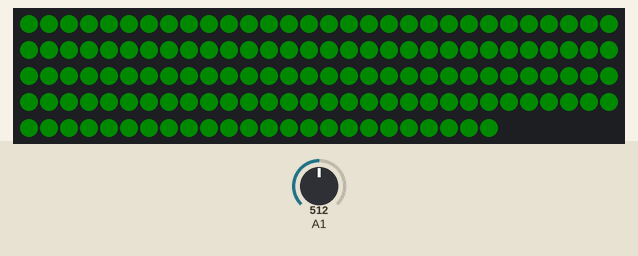
Simulated run of this sketch. Board: Arduino Nano, built with avr-gcc and run on an emulated ATmega328P. Shown: 144 RGB LEDs in strip order, left to right, continuing on the next row. The inputs (shaded band) are chosen by the test bench; at power-on: A1 = 512. Dim RGB values are drawn brighter than linear.

Above: at 0.1 s.

The sketch:

Spectrum.ino
```cpp
#include <Adafruit_NeoPixel.h> //svarbus elementas ,pagrindas

//NURODYMAI
#define PIN 3 // D? - LED DATA Laidelis ijungtas i arduino nano siuo atveju D3
#define MIC_PIN A3 // A? -Mikrofono DATA Laidelis ijungtas i arduino nano siuo atveju A0
#define lightCount 144 //nurodyti kiek lempuciu bus aktyvios
#define STRENGHT 18   // galima padidinti arba sumazinti rodoma garsuma , iprastai "1" , Didesnis Skaicius PRAILGINA UZKROVIMA [2020.11.26] , "0" ISJUNGIA LEMPPUTES
#define THRESHOLD 18 // Sulaiko Pasalinius Garsus [2020.11.26] , iprastai "18" , SENSORIAUS JAUTRUMO NESUMAZINA
#define POWER 10 // Ryskumas [2020.11.23/2020.11.26] , Didesnis Skaicius PRAILGINA GALUTINI UZKROVIMA?
#define DURATION 3 // Trukme kiek laiko pasiliks ties tuo paciu garsu  , iprastai leciausias "1" - greiciausias "3" , "0" lemputes tiesiog sviecia , SUMAZINUS MIKROFONUI DAUGIAU GARSO
// didesnis garsumas maziau  "tikroviskumo" , mazesnis garsumas didesnis "tikroviskumas"..

//VCC - 3V3
//GND - GND
//OUT - A0

//

Adafruit_NeoPixel strip = Adafruit_NeoPixel(lightCount, PIN,NEO_GRB + NEO_KHZ800);//LED TIPAS GRB = RGB , naudoti google ar kita RGB spalvu "paemeja"

//KINTAMIEJI
int vol = 0;
float total = 0;
int fadeCol = 0;
int val[25];
int volLast = 0;
int fadeAmt = 0;
int counter = 0;


// PASILEIS TIK KARTA ARBA TIK PRADZIOJE
void setup() {
  strip.begin();
  strip.show(); // Initialize all pixels to 'off'
//Serial.begin(9600); //debug.FUTURE
strip.setBrightness(POWER); //2020.11.23  nustato bendra sviesumo ryskuma
}


// NESIBAIGIANCIAI KARTOSIS (TIKRINIMO GARSUMO BEI ATVAIZDAVIMAS LED..)
void loop() {
fadeCol = 0;
total = 0;

  for (int i = 0; i < lightCount; i++){
      counter = 0;
       do{
      vol = analogRead(A1)*STRENGHT;

      counter = counter + 1;
      if (counter > 500){

       // tuscias kodas , nereikalingas kodas , neaisku del ko cia reikia jo ..
      }
    }while (vol == 0);

    total = total + vol - THRESHOLD;

  }

  vol = total / 80;


  vol = map(vol,20,255,0,20);  // BE SITO NEPASILEIDZIA "KLAUSIMASI" , lemputes tiesiog visos blikcioja


  if (volLast > vol) {
    vol = volLast-DURATION; // turi visada buti matematinis sprendinys kitaip neveiks lemputes.
  }

  volLast = vol;
  fadeAmt = 0;

  for (int i = 0; i<strip.numPixels();i++){


    if (i < vol){


         strip.setPixelColor((i+strip.numPixels()/2), strip.Color( 0, 255, 0 )); //VIDURYS ZALIAS
         strip.setPixelColor((strip.numPixels()/2-i), strip.Color( 0, 255, 0 )); //VIDURYS ZALIAS
    }
   else if (i < (vol + vol)) { // vol + 8 default

         strip.setPixelColor((i+strip.numPixels()/2), strip.Color( 255, 255, 0 )); // GALAS
         strip.setPixelColor((strip.numPixels()/2-i), strip.Color( 255, 0, 0 )); // GALAS

    }
   else
   {


        strip.setPixelColor((i+strip.numPixels()/2), strip.Color( 0, 0, 0 )); // GALAS
        strip.setPixelColor((strip.numPixels()/2-i), strip.Color( 0, 0, 0 )); // GALAS

    }
  }
//Serial.println(vol); //debug
strip.show();
//strip.clear();
}
```
